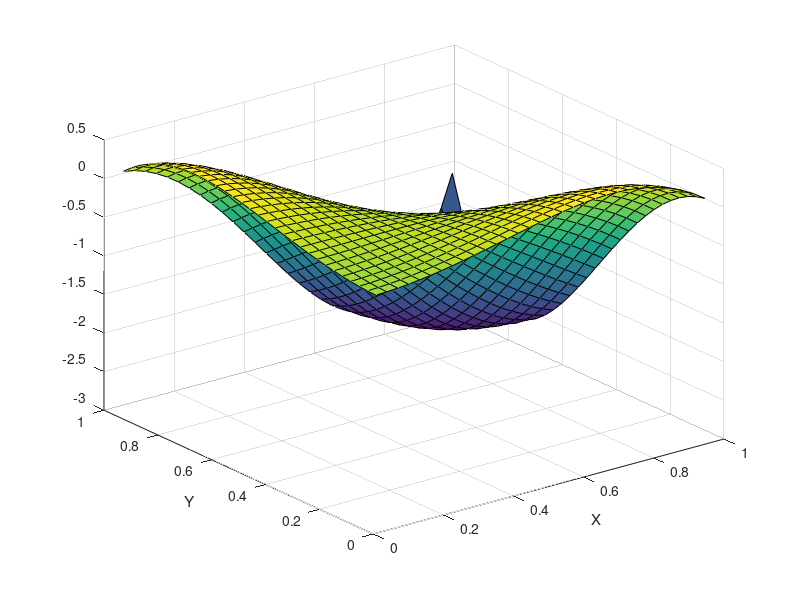
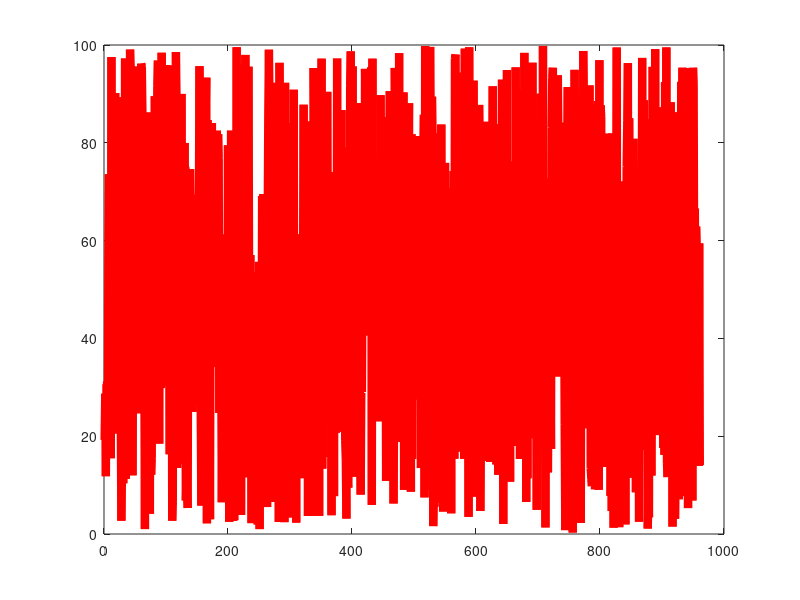
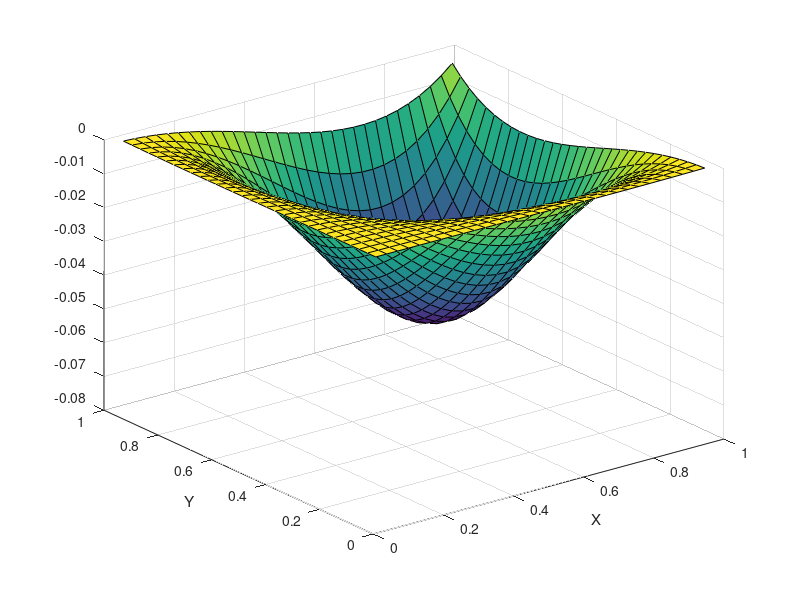
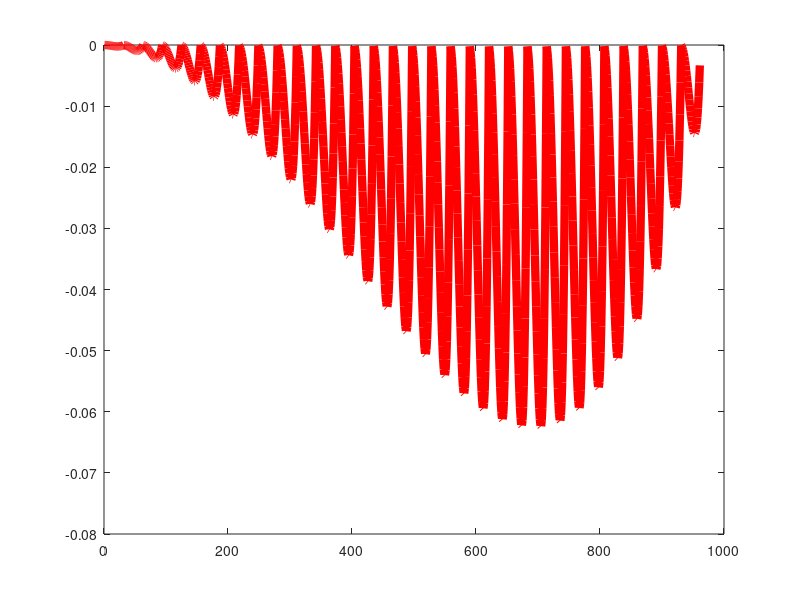

These charts were generated, in order, by the following MATLAB code:
% Solve by multigrid
% equation -u_xx - u_yy = 2[(1-6x^2)y^2(1-y^2) + (1-6y^2)x^2(1-x^2)]
%

% Number of grid points, and subsequent step size
nx = 32; % x direction
ny = 32; % y direction
hx = 1/nx; hx_squared = hx^2;
hy = 1/ny; hy_squared = hy^2;

% Create differential operator with straghtforward finitie difference
% discretizatrion
diagonal_block = eye(ny-1) * (2/hx_squared + 2/hy_squared);
diagonal_block = diagonal_block + diag(-ones(ny-2, 1) / hy_squared, 1);
diagonal_block = diagonal_block + diag(-ones(ny-2, 1) / hy_squared, -1);

Ae = kron(eye(nx-1), diagonal_block);
Ae = Ae + diag(-ones((nx - 2) * (ny - 1), 1) / hx_squared, ny-1);
Ae = Ae + diag(-ones((nx - 2) * (ny - 1), 1) / hx_squared, -(ny-1));

Ae = sparse(Ae);

% Create the rhs meshgrid
x = (1:nx-1) * hx;
y = (1:ny-1) * hy;
[X, Y] = meshgrid(x, y);
F = 2 .* ((1 - 6 .* X.^2) .* Y.^2 .* (1-Y.^2) + (1-6 .* Y.^2) .* X.^2 .* (1 - X.^2));
% Surface plot of the RHS
figure(1);
surf(X, Y, F);
xlabel('X');
ylabel('Y');

% Create the rhs vector
fe = reshape(F, (nx-1)*(ny-1), 1);

% random initial guess
rng(314159)
x0 = 100*rand((nx-1)*(ny-1),1);

% fourier mode initial guess
% x0 = zeros(ne, 1);
% for j = 1:length(x0)
%     x0(j) = (sin(3 * j * pi / ne) + sin(10 * j * pi / ne)) / 2;
% end

figure(2)
plot(x0,'-r','LineWidth',6);
% fprintf('hit spacebar to continue \n\n')
% pause

% Create the exact solution vector
U = (X.^2 - X.^4) .* (Y.^4 - Y.^2);
u = reshape(U, (nx-1)*(ny-1), 1);

% Surface plot of the solution
figure(3);
surf(X, Y, U);
xlabel('X');
ylabel('Y');

% Plot the solution vector
figure(4)
plot(u,'-r','LineWidth',6);

% Compute and plot the initial error
e = u - x0;
figure(5)
plot(e,'-r','LineWidth',6);

% relaxation parameter
% v1 = 2/3;
% 
% maxit = 100;
% tol = 1.e-10;
% [x1,r1,r_nrm1,e_nrm1,nit1] = mg(Ae,fe,x0,tol,maxit, v1);
% 
% 
% figure(2)
% plot([0 x1']','-r','LineWidth',6);
% xlim([1, 128]);
% ylim([-1, 1]);